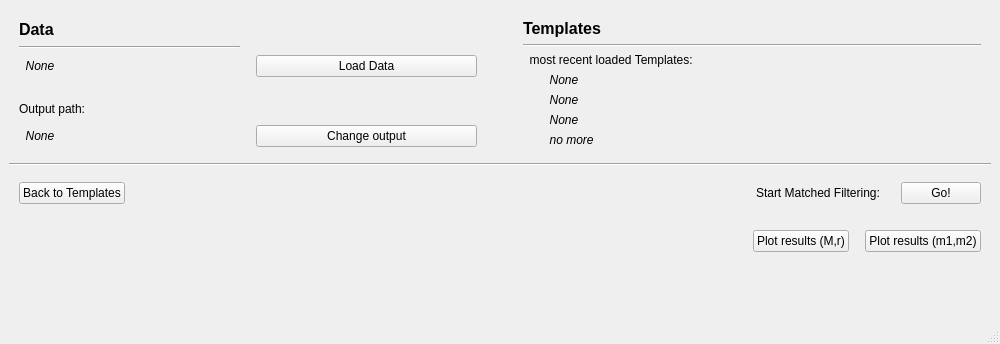
<?xml version="1.0" encoding="UTF-8"?>
<ui version="4.0">
 <class>MainWindow</class>
 <widget class="QMainWindow" name="MainWindow">
  <property name="geometry">
   <rect>
    <x>0</x>
    <y>0</y>
    <width>1000</width>
    <height>344</height>
   </rect>
  </property>
  <property name="windowTitle">
   <string>MainWindow</string>
  </property>
  <widget class="QWidget" name="centralwidget">
   <layout class="QVBoxLayout" name="verticalLayout">
    <item>
     <layout class="QHBoxLayout" name="horizontalLayout_main">
      <property name="leftMargin">
       <number>10</number>
      </property>
      <property name="topMargin">
       <number>10</number>
      </property>
      <property name="rightMargin">
       <number>10</number>
      </property>
      <property name="bottomMargin">
       <number>10</number>
      </property>
      <item>
       <layout class="QGridLayout" name="gridLayout_loading">
        <item row="5" column="0">
         <widget class="QLabel" name="label_Output">
          <property name="font">
           <font>
            <italic>true</italic>
           </font>
          </property>
          <property name="text">
           <string>  None</string>
          </property>
         </widget>
        </item>
        <item row="1" column="0">
         <widget class="Line" name="line_Data">
          <property name="orientation">
           <enum>Qt::Horizontal</enum>
          </property>
         </widget>
        </item>
        <item row="2" column="0">
         <widget class="QLabel" name="label_Data">
          <property name="font">
           <font>
            <italic>true</italic>
           </font>
          </property>
          <property name="text">
           <string>  None</string>
          </property>
         </widget>
        </item>
        <item row="0" column="0">
         <widget class="QLabel" name="label_DataHeadline">
          <property name="font">
           <font>
            <pointsize>12</pointsize>
            <weight>75</weight>
            <bold>true</bold>
           </font>
          </property>
          <property name="text">
           <string>Data</string>
          </property>
         </widget>
        </item>
        <item row="2" column="1">
         <spacer name="horizontalSpacer_loading">
          <property name="orientation">
           <enum>Qt::Horizontal</enum>
          </property>
          <property name="sizeType">
           <enum>QSizePolicy::Fixed</enum>
          </property>
          <property name="sizeHint" stdset="0">
           <size>
            <width>10</width>
            <height>20</height>
           </size>
          </property>
         </spacer>
        </item>
        <item row="2" column="2">
         <widget class="QPushButton" name="pushButton_loadData">
          <property name="text">
           <string>Load Data</string>
          </property>
         </widget>
        </item>
        <item row="4" column="0">
         <widget class="QLabel" name="label_PathHeadline">
          <property name="font">
           <font>
            <underline>false</underline>
           </font>
          </property>
          <property name="text">
           <string>Output path:</string>
          </property>
         </widget>
        </item>
        <item row="3" column="0">
         <spacer name="verticalSpacer_loading">
          <property name="orientation">
           <enum>Qt::Vertical</enum>
          </property>
          <property name="sizeType">
           <enum>QSizePolicy::Fixed</enum>
          </property>
          <property name="sizeHint" stdset="0">
           <size>
            <width>20</width>
            <height>15</height>
           </size>
          </property>
         </spacer>
        </item>
        <item row="5" column="2">
         <widget class="QPushButton" name="pushButton_changeOutput">
          <property name="text">
           <string>Change output</string>
          </property>
         </widget>
        </item>
       </layout>
      </item>
      <item>
       <spacer name="horizontalSpacer_main">
        <property name="orientation">
         <enum>Qt::Horizontal</enum>
        </property>
        <property name="sizeType">
         <enum>QSizePolicy::Fixed</enum>
        </property>
        <property name="sizeHint" stdset="0">
         <size>
          <width>40</width>
          <height>20</height>
         </size>
        </property>
       </spacer>
      </item>
      <item>
       <layout class="QVBoxLayout" name="verticalLayout_Status">
        <item>
         <widget class="QLabel" name="label_TempHeading">
          <property name="font">
           <font>
            <pointsize>12</pointsize>
            <weight>75</weight>
            <bold>true</bold>
            <underline>false</underline>
           </font>
          </property>
          <property name="text">
           <string>Templates</string>
          </property>
         </widget>
        </item>
        <item>
         <widget class="Line" name="line_Temp">
          <property name="orientation">
           <enum>Qt::Horizontal</enum>
          </property>
         </widget>
        </item>
        <item>
         <widget class="QLabel" name="label_TempRecent">
          <property name="font">
           <font>
            <italic>false</italic>
            <underline>false</underline>
           </font>
          </property>
          <property name="text">
           <string>  most recent loaded Templates:</string>
          </property>
         </widget>
        </item>
        <item>
         <widget class="QLabel" name="label_TempLine1">
          <property name="font">
           <font>
            <italic>true</italic>
           </font>
          </property>
          <property name="text">
           <string>        None</string>
          </property>
         </widget>
        </item>
        <item>
         <widget class="QLabel" name="label_TempLine2">
          <property name="font">
           <font>
            <italic>true</italic>
           </font>
          </property>
          <property name="text">
           <string>        None</string>
          </property>
         </widget>
        </item>
        <item>
         <widget class="QLabel" name="label_TempLine3">
          <property name="font">
           <font>
            <italic>true</italic>
           </font>
          </property>
          <property name="text">
           <string>        None</string>
          </property>
         </widget>
        </item>
        <item>
         <widget class="QLabel" name="label_TempLine4">
          <property name="font">
           <font>
            <italic>true</italic>
           </font>
          </property>
          <property name="text">
           <string>        no more</string>
          </property>
         </widget>
        </item>
       </layout>
      </item>
     </layout>
    </item>
    <item>
     <widget class="Line" name="line_go">
      <property name="orientation">
       <enum>Qt::Horizontal</enum>
      </property>
     </widget>
    </item>
    <item>
     <layout class="QHBoxLayout" name="horizontalLayout_Go">
      <property name="leftMargin">
       <number>10</number>
      </property>
      <property name="topMargin">
       <number>10</number>
      </property>
      <property name="rightMargin">
       <number>10</number>
      </property>
      <property name="bottomMargin">
       <number>10</number>
      </property>
      <item>
       <widget class="QPushButton" name="pushButton_back">
        <property name="text">
         <string>Back to Templates</string>
        </property>
       </widget>
      </item>
      <item>
       <spacer name="horizontalSpacer_GoLeft">
        <property name="orientation">
         <enum>Qt::Horizontal</enum>
        </property>
        <property name="sizeHint" stdset="0">
         <size>
          <width>40</width>
          <height>20</height>
         </size>
        </property>
       </spacer>
      </item>
      <item>
       <widget class="QLabel" name="label_go">
        <property name="text">
         <string>Start Matched Filtering:</string>
        </property>
       </widget>
      </item>
      <item>
       <spacer name="horizontalSpacer_GoRight">
        <property name="orientation">
         <enum>Qt::Horizontal</enum>
        </property>
        <property name="sizeType">
         <enum>QSizePolicy::Fixed</enum>
        </property>
        <property name="sizeHint" stdset="0">
         <size>
          <width>15</width>
          <height>20</height>
         </size>
        </property>
       </spacer>
      </item>
      <item>
       <widget class="QPushButton" name="pushButton_go">
        <property name="text">
         <string>Go!</string>
        </property>
       </widget>
      </item>
     </layout>
    </item>
    <item>
     <layout class="QHBoxLayout" name="horizontalLayout_Plot">
      <property name="leftMargin">
       <number>10</number>
      </property>
      <property name="topMargin">
       <number>10</number>
      </property>
      <property name="rightMargin">
       <number>10</number>
      </property>
      <property name="bottomMargin">
       <number>10</number>
      </property>
      <item>
       <spacer name="horizontalSpacer_plotLeft">
        <property name="orientation">
         <enum>Qt::Horizontal</enum>
        </property>
        <property name="sizeHint" stdset="0">
         <size>
          <width>40</width>
          <height>20</height>
         </size>
        </property>
       </spacer>
      </item>
      <item>
       <widget class="QPushButton" name="pushButton_plot_Mr">
        <property name="text">
         <string>Plot results (M,r)</string>
        </property>
       </widget>
      </item>
      <item>
       <spacer name="horizontalSpacer_plotRight">
        <property name="orientation">
         <enum>Qt::Horizontal</enum>
        </property>
        <property name="sizeType">
         <enum>QSizePolicy::Fixed</enum>
        </property>
        <property name="sizeHint" stdset="0">
         <size>
          <width>10</width>
          <height>20</height>
         </size>
        </property>
       </spacer>
      </item>
      <item>
       <widget class="QPushButton" name="pushButton_plot_m1m2">
        <property name="text">
         <string>Plot results (m1,m2)</string>
        </property>
       </widget>
      </item>
     </layout>
    </item>
    <item>
     <spacer name="verticalSpacer_fill">
      <property name="orientation">
       <enum>Qt::Vertical</enum>
      </property>
      <property name="sizeHint" stdset="0">
       <size>
        <width>20</width>
        <height>40</height>
       </size>
      </property>
     </spacer>
    </item>
   </layout>
  </widget>
  <widget class="QMenuBar" name="menubar">
   <property name="geometry">
    <rect>
     <x>0</x>
     <y>0</y>
     <width>1000</width>
     <height>22</height>
    </rect>
   </property>
  </widget>
  <widget class="QStatusBar" name="statusbar"/>
 </widget>
 <resources/>
 <connections/>
</ui>
